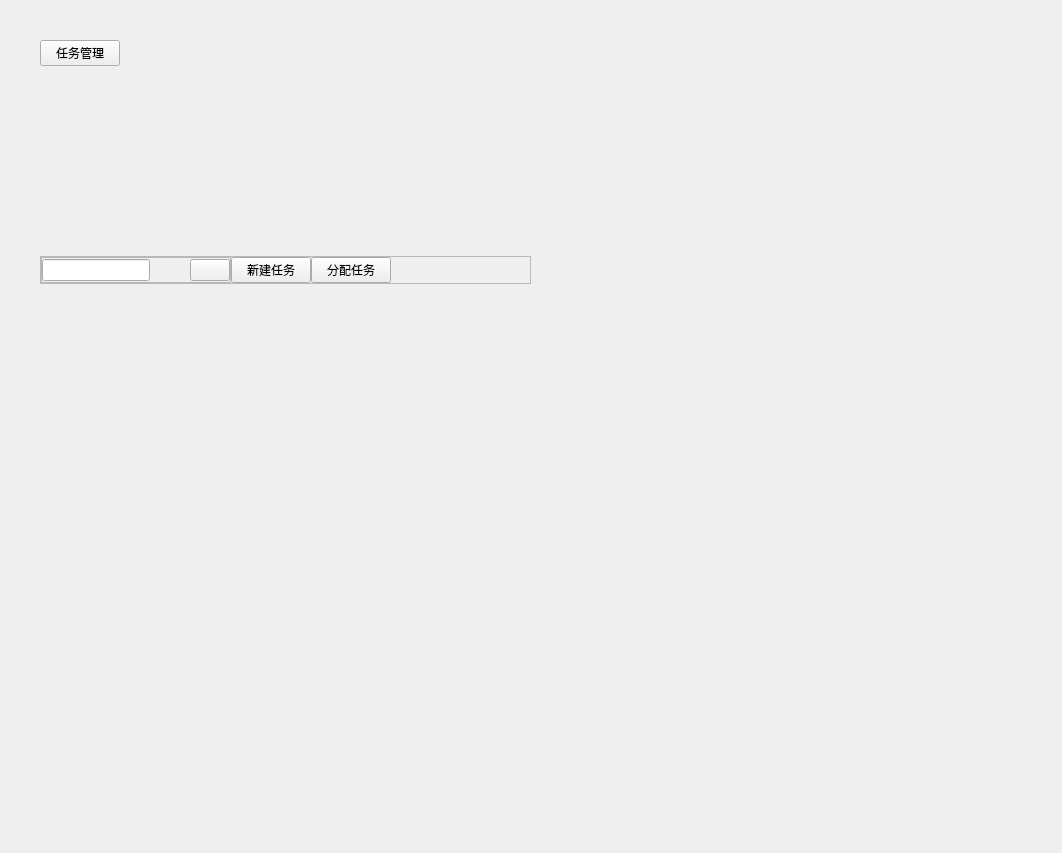
<?xml version="1.0" encoding="UTF-8"?>
<ui version="4.0">
 <class>SYAdminTaskWindow</class>
 <widget class="QWidget" name="SYAdminTaskWindow">
  <property name="geometry">
   <rect>
    <x>0</x>
    <y>0</y>
    <width>1062</width>
    <height>853</height>
   </rect>
  </property>
  <property name="windowTitle">
   <string>SimLaparo</string>
  </property>
  <layout class="QHBoxLayout" name="horizontalLayout_3">
   <property name="spacing">
    <number>0</number>
   </property>
   <property name="leftMargin">
    <number>0</number>
   </property>
   <property name="topMargin">
    <number>0</number>
   </property>
   <property name="rightMargin">
    <number>0</number>
   </property>
   <property name="bottomMargin">
    <number>0</number>
   </property>
   <item>
    <widget class="SYMenuWindow" name="leftMenuWindow" native="true"/>
   </item>
   <item>
    <layout class="QVBoxLayout" name="verticalLayout">
     <property name="leftMargin">
      <number>40</number>
     </property>
     <item>
      <spacer name="verticalSpacer_4">
       <property name="orientation">
        <enum>Qt::Vertical</enum>
       </property>
       <property name="sizeType">
        <enum>QSizePolicy::Fixed</enum>
       </property>
       <property name="sizeHint" stdset="0">
        <size>
         <width>20</width>
         <height>40</height>
        </size>
       </property>
      </spacer>
     </item>
     <item>
      <layout class="QHBoxLayout" name="horizontalLayout">
       <property name="spacing">
        <number>0</number>
       </property>
       <item>
        <widget class="QPushButton" name="taskMgrBtn">
         <property name="text">
          <string>任务管理</string>
         </property>
         <property name="checkable">
          <bool>true</bool>
         </property>
        </widget>
       </item>
       <item>
        <spacer name="horizontalSpacer">
         <property name="orientation">
          <enum>Qt::Horizontal</enum>
         </property>
         <property name="sizeHint" stdset="0">
          <size>
           <width>40</width>
           <height>20</height>
          </size>
         </property>
        </spacer>
       </item>
      </layout>
     </item>
     <item>
      <spacer name="verticalSpacer_3">
       <property name="orientation">
        <enum>Qt::Vertical</enum>
       </property>
       <property name="sizeHint" stdset="0">
        <size>
         <width>20</width>
         <height>40</height>
        </size>
       </property>
      </spacer>
     </item>
     <item>
      <widget class="QFrame" name="searchFrame1">
       <property name="frameShape">
        <enum>QFrame::StyledPanel</enum>
       </property>
       <property name="frameShadow">
        <enum>QFrame::Raised</enum>
       </property>
       <layout class="QHBoxLayout" name="horizontalLayout_2">
        <property name="spacing">
         <number>0</number>
        </property>
        <property name="leftMargin">
         <number>0</number>
        </property>
        <property name="topMargin">
         <number>0</number>
        </property>
        <property name="rightMargin">
         <number>0</number>
        </property>
        <property name="bottomMargin">
         <number>0</number>
        </property>
        <item>
         <widget class="QFrame" name="searchFrame2">
          <property name="frameShape">
           <enum>QFrame::StyledPanel</enum>
          </property>
          <property name="frameShadow">
           <enum>QFrame::Raised</enum>
          </property>
          <layout class="QHBoxLayout" name="horizontalLayout_4">
           <property name="spacing">
            <number>0</number>
           </property>
           <property name="leftMargin">
            <number>0</number>
           </property>
           <property name="topMargin">
            <number>0</number>
           </property>
           <property name="rightMargin">
            <number>0</number>
           </property>
           <property name="bottomMargin">
            <number>0</number>
           </property>
           <item>
            <widget class="QLineEdit" name="searchLineEdit"/>
           </item>
           <item>
            <spacer name="horizontalSpacer_3">
             <property name="orientation">
              <enum>Qt::Horizontal</enum>
             </property>
             <property name="sizeHint" stdset="0">
              <size>
               <width>40</width>
               <height>20</height>
              </size>
             </property>
            </spacer>
           </item>
           <item>
            <widget class="QPushButton" name="searchBtn">
             <property name="text">
              <string/>
             </property>
            </widget>
           </item>
          </layout>
         </widget>
        </item>
        <item>
         <widget class="QPushButton" name="newTaskBtn">
          <property name="text">
           <string>新建任务</string>
          </property>
         </widget>
        </item>
        <item>
         <widget class="QPushButton" name="sendTaskBtn">
          <property name="text">
           <string>分配任务</string>
          </property>
         </widget>
        </item>
        <item>
         <spacer name="horizontalSpacer_2">
          <property name="orientation">
           <enum>Qt::Horizontal</enum>
          </property>
          <property name="sizeHint" stdset="0">
           <size>
            <width>40</width>
            <height>20</height>
           </size>
          </property>
         </spacer>
        </item>
       </layout>
      </widget>
     </item>
     <item>
      <spacer name="verticalSpacer_2">
       <property name="orientation">
        <enum>Qt::Vertical</enum>
       </property>
       <property name="sizeHint" stdset="0">
        <size>
         <width>20</width>
         <height>40</height>
        </size>
       </property>
      </spacer>
     </item>
     <item>
      <widget class="QStackedWidget" name="stackedWidget">
       <property name="currentIndex">
        <number>-1</number>
       </property>
      </widget>
     </item>
     <item>
      <spacer name="verticalSpacer">
       <property name="orientation">
        <enum>Qt::Vertical</enum>
       </property>
       <property name="sizeHint" stdset="0">
        <size>
         <width>20</width>
         <height>40</height>
        </size>
       </property>
      </spacer>
     </item>
    </layout>
   </item>
   <item>
    <spacer name="horizontalSpacer_6">
     <property name="orientation">
      <enum>Qt::Horizontal</enum>
     </property>
     <property name="sizeHint" stdset="0">
      <size>
       <width>294</width>
       <height>20</height>
      </size>
     </property>
    </spacer>
   </item>
  </layout>
 </widget>
 <customwidgets>
  <customwidget>
   <class>SYMenuWindow</class>
   <extends>QWidget</extends>
   <header location="global">symenuwindow.h</header>
   <container>1</container>
  </customwidget>
 </customwidgets>
 <resources/>
 <connections/>
</ui>
